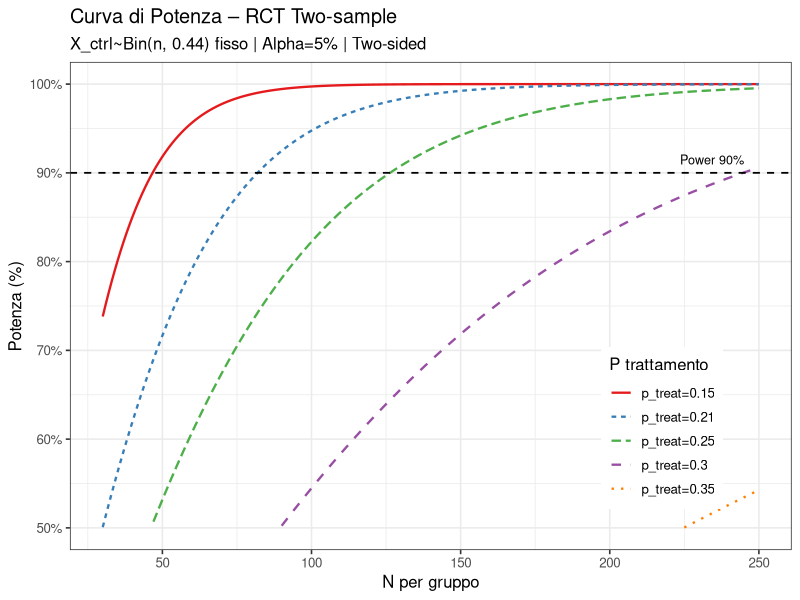
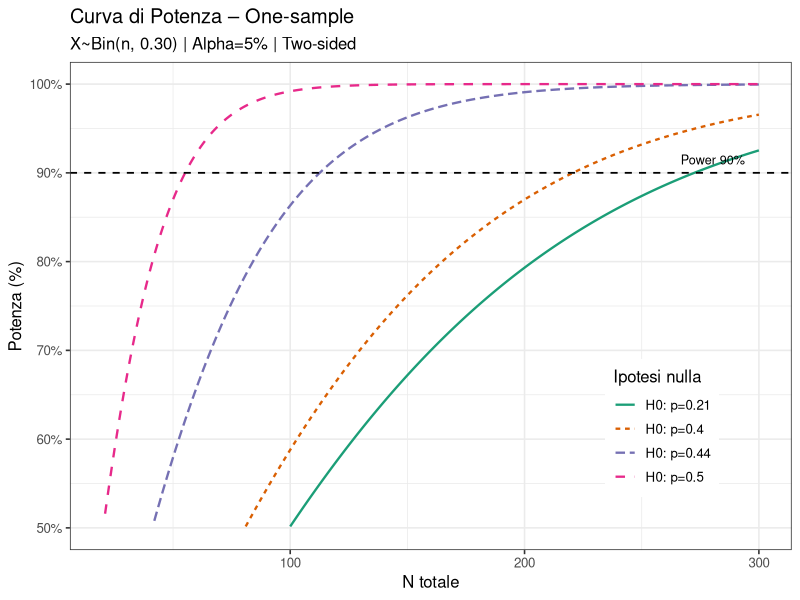

Here is the R script that generated these plots, in order:
# =============================================================================
# sample_size_rct.R
# -----------------
# Calcolo del campione per RCT a due gruppi – Distribuzione Binomiale
#
# Endpoint primario:
#   Proporzione di pazienti con >= 5 side effects (SE) nei 90 giorni
#   successivi all'ultima somministrazione del farmaco.
#
# Modello:
#   X_ctrl  ~ Bin(n, p1)    p1 = 0.44   (dati storici)
#   X_treat ~ Bin(n, p2)    p2 = 0.21   (dati storici)
#   Proporzione ponderata pooled: p = 0.30
#
# Parametri: Power=90%  |  Alpha=5% (two-sided)  |  Dropout=10%
# =============================================================================

# --- Pacchetti necessari -----------------------------------------------------
# install.packages(c("pwr", "ggplot2"))
library(pwr)      # power analysis (Cohen's h, arcsine transform)
library(ggplot2)  # power curve


# =============================================================================
# 0. PARAMETRI GLOBALI
# =============================================================================

P_CTRL   <- 0.44   # X_ctrl  ~ Bin(n, p1)
P_TREAT  <- 0.21   # X_treat ~ Bin(n, p2)
P_POOL   <- 0.30   # proporzione ponderata pooled (media pesata storica)
ALPHA    <- 0.05   # livello di significatività (two-sided)
POWER    <- 0.90   # potenza desiderata
DROPOUT  <- 0.10   # tasso di dropout
MIN_SE   <- 5      # soglia evento: >= 5 SE
FOLLOWUP <- 90     # giorni di follow-up post ultima dose


# =============================================================================
# 1. VERIFICA PROPORZIONE PONDERATA
# =============================================================================

w_ctrl  <- (P_POOL - P_TREAT) / (P_CTRL - P_TREAT)   # peso implicito ctrl
w_treat <- 1 - w_ctrl
p_check <- w_ctrl * P_CTRL + w_treat * P_TREAT

cat("────────────────────────────────────────────────────────\n")
cat("VERIFICA PROPORZIONE PONDERATA (studio storico)\n")
cat("────────────────────────────────────────────────────────\n")
cat(sprintf("  X_ctrl  ~ Bin(n, %.2f)   peso: %.1f%%\n", P_CTRL,  w_ctrl*100))
cat(sprintf("  X_treat ~ Bin(n, %.2f)   peso: %.1f%%\n", P_TREAT, w_treat*100))
cat(sprintf("  p_pool calcolata: %.4f  |  p_pool dichiarata: %.4f\n",
            p_check, P_POOL))
cat("────────────────────────────────────────────────────────\n\n")


# =============================================================================
# 2. ANALISI PRIMARIA – FORMULA FLEISS (varianza Binomiale esplicita)
# =============================================================================
# Formula:
#   n = [z_{α/2}·√(2p̄(1-p̄))  +  z_β·√(p1(1-p1)+p2(1-p2))]²
#       ──────────────────────────────────────────────────────
#                          (p1 − p2)²
#
# La varianza Var[p̂] = p(1-p)/n viene direttamente dalla Binomiale.
# =============================================================================

fleiss_n <- function(p1, p2, alpha = 0.05, power = 0.90) {
  z_a2  <- qnorm(1 - alpha / 2)          # z_{α/2}
  z_b   <- qnorm(power)                  # z_{β}
  p_bar <- (p1 + p2) / 2                 # pooled sotto H0 (alloc. 1:1)
  v1    <- p1 * (1 - p1)                 # Var Binomiale ctrl
  v2    <- p2 * (1 - p2)                 # Var Binomiale treat
  delta <- abs(p1 - p2)
  n_raw <- ((z_a2 * sqrt(2 * p_bar * (1 - p_bar)) +
             z_b  * sqrt(v1 + v2)) / delta)^2
  ceiling(n_raw)
}

# Correzione per continuità (Fleiss 1981) – raccomandata se n < 100
fleiss_cc_n <- function(n, delta) {
  ceiling((n / 4) * (1 + sqrt(1 + 4 / (n * delta)))^2)
}

# Potenza effettiva a n calcolato (approssimazione normale alla Binomiale)
binom_power <- function(p1, p2, n, alpha = 0.05) {
  z_a2  <- qnorm(1 - alpha / 2)
  delta <- abs(p1 - p2)
  se_h1 <- sqrt((p1*(1-p1) + p2*(1-p2)) / n)
  pnorm(delta / se_h1 - z_a2)
}

# --- Calcolo primario --------------------------------------------------------
n_fl    <- fleiss_n(P_CTRL, P_TREAT, ALPHA, POWER)
n_cc    <- fleiss_cc_n(n_fl, abs(P_CTRL - P_TREAT))
n_adj   <- ceiling(n_fl / (1 - DROPOUT))
n_tot   <- n_adj * 2
pw_eff  <- binom_power(P_CTRL, P_TREAT, n_fl, ALPHA)

cat("=============================================================\n")
cat("ANALISI PRIMARIA – N da distribuzione Binomiale (Fleiss)\n")
cat(sprintf("  Endpoint: >= %d SE in %d gg post ultima dose\n", MIN_SE, FOLLOWUP))
cat(sprintf("  X_ctrl~Bin(n,%.2f)  vs  X_treat~Bin(n,%.2f)\n", P_CTRL, P_TREAT))
cat("=============================================================\n")
cat(sprintf("  z_{α/2} = %.4f    z_β = %.4f\n",
            qnorm(1-ALPHA/2), qnorm(POWER)))
cat(sprintf("  Var Bin ctrl  p1(1-p1) = %.4f\n", P_CTRL*(1-P_CTRL)))
cat(sprintf("  Var Bin treat p2(1-p2) = %.4f\n", P_TREAT*(1-P_TREAT)))
cat(sprintf("  Differenza |p1-p2|     = %.2f\n", abs(P_CTRL-P_TREAT)))
cat("-------------------------------------------------------------\n")
cat(sprintf("  N/gruppo  (Fleiss)           : %d\n", n_fl))
cat(sprintf("  N/gruppo  (cont. correction) : %d\n", n_cc))
cat(sprintf("  Potenza effettiva a n_fl     : %.1f%%\n", pw_eff*100))
cat(sprintf("  N/gruppo  + dropout 10%%      : %d\n", n_adj))
cat(sprintf("  N TOTALE  + dropout 10%%      : %d\n", n_tot))
cat("=============================================================\n\n")


# =============================================================================
# 3. VERIFICA – power.prop.test() e pwr::pwr.2p.test()
# =============================================================================

# Base R – usa la stessa approssimazione normale alla Binomiale
res_base <- power.prop.test(
  p1          = P_CTRL,
  p2          = P_TREAT,
  sig.level   = ALPHA,
  power       = POWER,
  alternative = "two.sided"
)

# pwr – usa l'effetto di Cohen h = 2·asin(√p1) − 2·asin(√p2)
h_cohen  <- ES.h(P_CTRL, P_TREAT)          # Cohen's h
res_pwr  <- pwr.2p.test(
  h         = h_cohen,
  sig.level = ALPHA,
  power     = POWER,
  alternative = "two.sided"
)

n_base_r    <- ceiling(res_base$n)
n_base_pwr  <- ceiling(res_pwr$n)
n_adj_base  <- ceiling(n_base_r   / (1 - DROPOUT))
n_adj_pwr   <- ceiling(n_base_pwr / (1 - DROPOUT))

cat("=============================================================\n")
cat("VERIFICA – Funzioni R standard\n")
cat("=============================================================\n")
cat(sprintf("  power.prop.test()  N/gruppo = %d   N totale (+dropout) = %d\n",
            n_base_r, n_adj_base * 2))
cat(sprintf("  pwr.2p.test()      N/gruppo = %d   N totale (+dropout) = %d\n",
            n_base_pwr, n_adj_pwr * 2))
cat(sprintf("  Formula Fleiss     N/gruppo = %d   N totale (+dropout) = %d\n",
            n_fl, n_tot))
cat(sprintf("  [Cohen's h = %.4f]\n", h_cohen))
cat("=============================================================\n\n")


# =============================================================================
# 4. ANALISI DI SENSIBILITÀ – variazione p_treat, p_ctrl fisso a 0.44
# =============================================================================

p_treat_vals <- c(0.15, 0.21, 0.25, 0.30, 0.35)

sens <- lapply(p_treat_vals, function(p2) {
  n_b   <- fleiss_n(P_CTRL, p2, ALPHA, POWER)
  n_c   <- fleiss_cc_n(n_b, abs(P_CTRL - p2))
  pw    <- binom_power(P_CTRL, p2, n_b, ALPHA)
  n_a   <- ceiling(n_b / (1 - DROPOUT))
  data.frame(
    p_ctrl    = P_CTRL,
    p_treat   = p2,
    delta_pp  = round(abs(P_CTRL - p2) * 100, 1),
    n_fleiss  = n_b,
    n_cc      = n_c,
    power_eff = round(pw * 100, 1),
    n_adj     = n_a,
    n_totale  = n_a * 2,
    storico   = ifelse(abs(p2 - P_TREAT) < 1e-9, "(*)", "")
  )
})

sens_df <- do.call(rbind, sens)

cat("=============================================================\n")
cat("SENSIBILITÀ – X_ctrl~Bin(n,0.44) fisso | p_treat variabile\n")
cat("(*) = valore storico principale\n")
cat("=============================================================\n")
print(sens_df, row.names = FALSE)
cat("=============================================================\n\n")


# =============================================================================
# 5. SCENARIO ALTERNATIVO – ONE-SAMPLE  X ~ Bin(n, 0.30)
# =============================================================================
# Proporzione unica ponderata p = 0.30 derivata dalla media pesata dei due
# gruppi storici (44% e 21%).
#
# Formula one-sample (approssimazione normale alla Binomiale):
#   n = [z_{α/2}·√(p0(1-p0))  +  z_β·√(p1(1-p1))]²
#       ────────────────────────────────────────────
#                      (p1 − p0)²
# =============================================================================

onesample_n <- function(p1, p0, alpha = 0.05, power = 0.90) {
  z_a2  <- qnorm(1 - alpha / 2)
  z_b   <- qnorm(power)
  v0    <- p0 * (1 - p0)     # Var Binomiale sotto H0
  v1    <- p1 * (1 - p1)     # Var Binomiale sotto H1
  delta <- abs(p1 - p0)
  n_raw <- ((z_a2 * sqrt(v0) + z_b * sqrt(v1)) / delta)^2
  ceiling(n_raw)
}

p0_vals <- c(0.44, 0.40, 0.21, 0.50)
labels  <- c(
  "p=0.30 < p_ctrl(0.44) → test efficacia",
  "p=0.30 < 0.40 → scenario conservativo",
  "p=0.30 > p_treat(0.21) → test sicurezza",
  "p=0.30 < 0.50 → incidenza sotto soglia"
)

os <- lapply(seq_along(p0_vals), function(i) {
  p0  <- p0_vals[i]
  n_b <- onesample_n(P_POOL, p0, ALPHA, POWER)
  # correzione continuità one-sample: +1/(2·n·delta²)
  n_c <- ceiling(n_b + 1 / (2 * n_b * abs(P_POOL - p0)^2))
  n_a <- ceiling(n_b / (1 - DROPOUT))
  # potenza effettiva
  pw  <- pnorm(abs(P_POOL - p0) / sqrt(P_POOL*(1-P_POOL)/n_b) - qnorm(1-ALPHA/2))
  data.frame(
    p1_H1     = P_POOL,
    p0_H0     = p0,
    delta_pp  = round(abs(P_POOL - p0) * 100, 1),
    n_base    = n_b,
    n_cc      = n_c,
    power_eff = round(pw * 100, 1),
    n_adj     = n_a,
    interp    = labels[i]
  )
})

os_df <- do.call(rbind, os)

cat("=============================================================\n")
cat("SCENARIO B – One-sample  X ~ Bin(n, 0.30)\n")
cat(sprintf("  Proporzione ponderata p=%.2f | Power=%.0f%% | Alpha=%.0f%% | Dropout=%.0f%%\n",
            P_POOL, POWER*100, ALPHA*100, DROPOUT*100))
cat("=============================================================\n")
print(os_df, row.names = FALSE)
cat("=============================================================\n\n")

# Verifica con prop.test power base R (one-sample)
cat("VERIFICA one-sample con pwr::pwr.p.test()\n")
cat("─────────────────────────────────────────\n")
for (i in seq_along(p0_vals)) {
  h_os  <- ES.h(P_POOL, p0_vals[i])     # Cohen's h one-sample
  res_os <- pwr.p.test(
    h         = abs(h_os),
    sig.level = ALPHA,
    power     = POWER,
    alternative = "two.sided"
  )
  n_os_adj <- ceiling(res_os$n / (1 - DROPOUT))
  cat(sprintf("  H0: p=%.2f   n=%d   n+dropout=%d\n",
              p0_vals[i], ceiling(res_os$n), n_os_adj))
}
cat("\n")


# =============================================================================
# 6. CONFRONTO DISEGNI
# =============================================================================

confronto <- data.frame(
  disegno = c(
    "Two-sample: X_ctrl~Bin(n,0.44) vs X_treat~Bin(n,0.21)",
    "One-sample: X~Bin(n,0.30)  vs  H0: p=0.44",
    "One-sample: X~Bin(n,0.30)  vs  H0: p=0.40"
  ),
  n_per_gruppo = c(n_fl, NA, NA),
  n_totale_raw = c(n_fl * 2,
                   os_df$n_base[os_df$p0_H0 == 0.44],
                   os_df$n_base[os_df$p0_H0 == 0.40]),
  n_totale_adj = c(n_tot,
                   os_df$n_adj[os_df$p0_H0 == 0.44],
                   os_df$n_adj[os_df$p0_H0 == 0.40])
)

cat("=============================================================\n")
cat("CONFRONTO DISEGNI (stesso Power 90%, Alpha 5%, Dropout 10%)\n")
cat("=============================================================\n")
print(confronto, row.names = FALSE)
cat("=============================================================\n\n")


# =============================================================================
# 7. CURVA DI POTENZA – ggplot2
# =============================================================================

# Griglia n x p_treat per la curva two-sample
n_seq      <- 30:250
p2_vals    <- c(0.35, 0.30, 0.25, 0.21, 0.15)

curve_data <- expand.grid(n = n_seq, p_treat = p2_vals) |>
  transform(
    power = mapply(binom_power, P_CTRL, p_treat, n, ALPHA),
    label = paste0("p_treat=", p_treat)
  )

gg_two <- ggplot(curve_data, aes(x = n, y = power * 100,
                                  colour = label, linetype = label)) +
  geom_line(linewidth = 0.8) +
  geom_hline(yintercept = POWER * 100, linetype = "dashed",
             colour = "black", linewidth = 0.6) +
  annotate("text", x = max(n_seq) * 0.98, y = POWER * 100 + 1.5,
           label = "Power 90%", hjust = 1, size = 3.2) +
  scale_y_continuous(limits = c(50, 100), breaks = seq(50, 100, 10),
                     labels = function(x) paste0(x, "%")) +
  scale_colour_brewer(palette = "Set1") +
  labs(
    title    = "Curva di Potenza – RCT Two-sample",
    subtitle = sprintf("X_ctrl~Bin(n, %.2f) fisso | Alpha=%.0f%% | Two-sided",
                       P_CTRL, ALPHA * 100),
    x        = "N per gruppo",
    y        = "Potenza (%)",
    colour   = "P trattamento",
    linetype = "P trattamento"
  ) +
  theme_bw(base_size = 12) +
  theme(legend.position = "inside", legend.position.inside = c(0.82, 0.25))

print(gg_two)


# Curva one-sample (p = 0.30 vs vari p0)
n_seq_os <- 20:300
p0_curve <- c(0.44, 0.40, 0.21, 0.50)

curve_os <- expand.grid(n = n_seq_os, p0 = p0_curve) |>
  transform(
    power = mapply(function(n, p0)
      pnorm(abs(P_POOL - p0) / sqrt(P_POOL*(1-P_POOL)/n) - qnorm(1-ALPHA/2)),
      n, p0),
    label = paste0("H0: p=", p0)
  )

gg_one <- ggplot(curve_os, aes(x = n, y = power * 100,
                                colour = label, linetype = label)) +
  geom_line(linewidth = 0.8) +
  geom_hline(yintercept = POWER * 100, linetype = "dashed",
             colour = "black", linewidth = 0.6) +
  annotate("text", x = max(n_seq_os) * 0.98, y = POWER * 100 + 1.5,
           label = "Power 90%", hjust = 1, size = 3.2) +
  scale_y_continuous(limits = c(50, 100), breaks = seq(50, 100, 10),
                     labels = function(x) paste0(x, "%")) +
  scale_colour_brewer(palette = "Dark2") +
  labs(
    title    = "Curva di Potenza – One-sample",
    subtitle = sprintf("X~Bin(n, %.2f) | Alpha=%.0f%% | Two-sided",
                       P_POOL, ALPHA * 100),
    x        = "N totale",
    y        = "Potenza (%)",
    colour   = "Ipotesi nulla",
    linetype = "Ipotesi nulla"
  ) +
  theme_bw(base_size = 12) +
  theme(legend.position = "inside", legend.position.inside = c(0.82, 0.25))

print(gg_one)


# =============================================================================
# 8. RIEPILOGO FINALE
# =============================================================================

cat("\n")
cat("══════════════════════════════════════════════════════════════\n")
cat(" RIEPILOGO – SAMPLE SIZE  (Power=90% | Alpha=5% | Dropout=10%)\n")
cat("══════════════════════════════════════════════════════════════\n")
cat(sprintf(" Endpoint: >= %d SE nei %d gg post ultima dose\n", MIN_SE, FOLLOWUP))
cat("\n")
cat(" [A] TWO-SAMPLE  X_ctrl~Bin(n,0.44) vs X_treat~Bin(n,0.21)\n")
cat(sprintf("     N/gruppo (Fleiss)     : %d\n", n_fl))
cat(sprintf("     N/gruppo (cont.corr.) : %d\n", n_cc))
cat(sprintf("     N TOTALE + dropout    : %d\n", n_tot))
cat("\n")
cat(" [B] ONE-SAMPLE  X~Bin(n,0.30)  [media ponderata]\n")
for (i in seq_along(p0_vals)) {
  cat(sprintf("     H0: p=%.2f   N totale + dropout = %d\n",
              p0_vals[i], os_df$n_adj[i]))
}
cat("══════════════════════════════════════════════════════════════\n")
